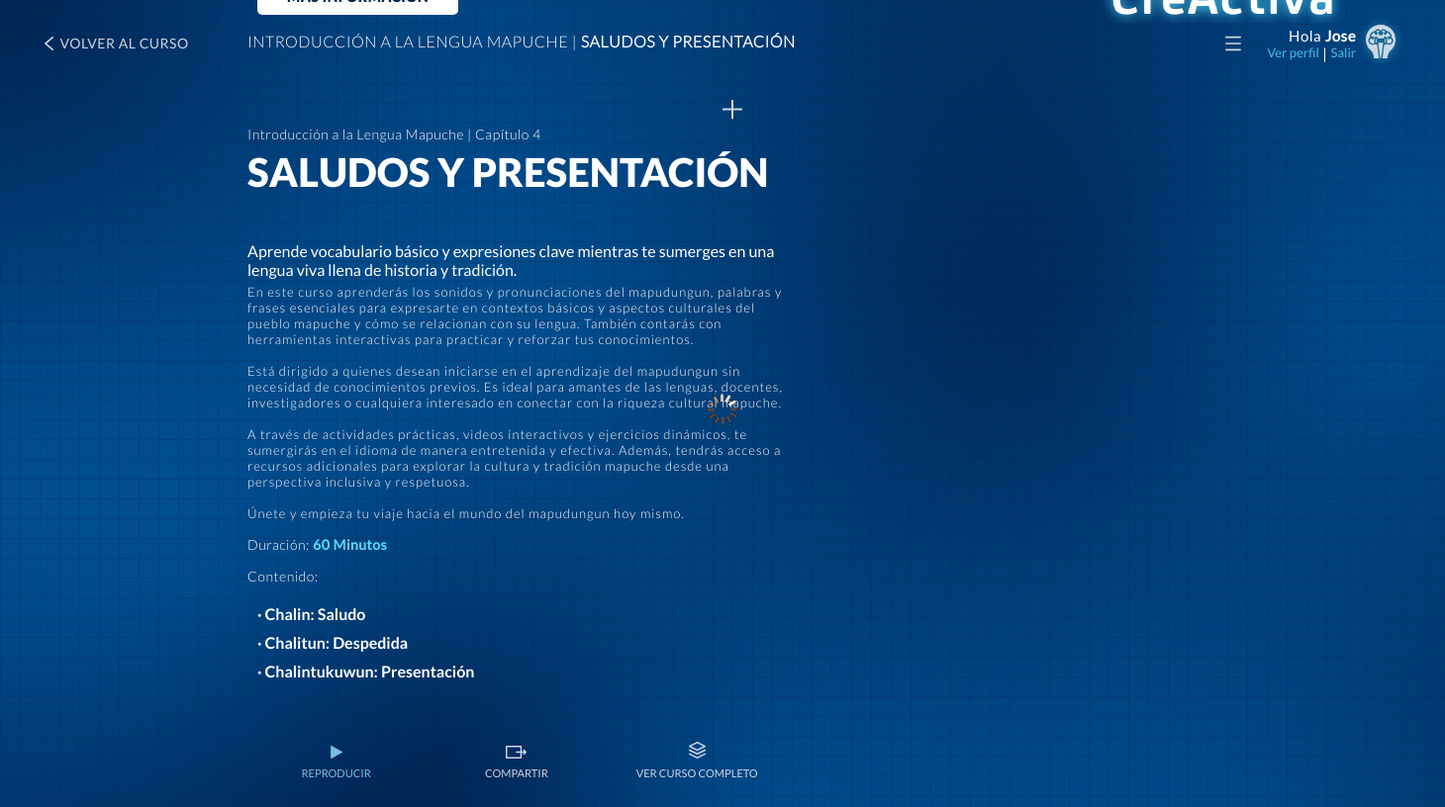
Screenshot of /capitulo/5 (signed in) with the database file from the repository.
### cursos/models.py (models this page shows, shortened)
class Curso(models.Model):
    cur = models.AutoField(primary_key=True, null=False, verbose_name='ID curso')
    nombre = models.CharField(max_length=255, verbose_name='Nombre curso')
    desc_corta= models.CharField(max_length=255, verbose_name='Descripción Corta')
    desc_larga = models.TextField(verbose_name='Descripción Larga')
    imagen_portada = models.CharField(max_length=255, verbose_name='Imagen portada', null=True)
    link_trailer = models.URLField(verbose_name='Link trailer', null=True, max_length=255)
    xml_trailer = models.CharField(verbose_name='Xml trailer', null=True, max_length=255)
    js_trailer = models.CharField(verbose_name='Xml.js trailer', null=True, max_length=255)
    etiquetas = models.ForeignKey(
        Etiqueta,
        on_delete=models.CASCADE,
        related_name='etiquetas',
        verbose_name='Etiqueta'
    )
    idiomas = models.ForeignKey(
        Idioma,
        on_delete=models.CASCADE,
        related_name='idiomas',
        verbose_name='Idioma',
        default=1
    )
    autores = models.ManyToManyField(Autor, verbose_name='Autores', related_name='autores')

class Capitulo(models.Model):
    cap = models.AutoField(primary_key=True, null=False, verbose_name='ID capítulo')
    numero = models.IntegerField(null=True, verbose_name='Número capítulo')
    nombre = models.CharField(max_length=255, verbose_name='Nombre capítulo')
    duracion = models.IntegerField(verbose_name='Duración (minutos)')
    desc_corta= models.CharField(max_length=255, null=True, verbose_name='Descripción Corta')
    descripcion = models.TextField(verbose_name='Descripción')
    num_actividades = models.IntegerField(verbose_name='Número de actividades interactivas')
    link = models.URLField(verbose_name='Link capítulo', max_length=255)
    xml_cap = models.CharField(verbose_name='Link xml', null=True, max_length=255)
    js_cap = models.CharField(verbose_name='Link xml.js', null=True, max_length=255)
    thumbnail = models.CharField(verbose_name='Link thumbnail', null=True, max_length=255)
    first_frame = models.CharField(verbose_name='Link frame preview', null=True, max_length=255)
    contenidos = models.JSONField(default=list, blank=True)
    material = models.ForeignKey(
        MaterialesComplementario,
        blank=True,
        null=True,
        on_delete=models.CASCADE,
        related_name='materiales',
        verbose_name='Materiales complementarios'
    )
    curso = models.ForeignKey(
        Curso,
        on_delete=models.CASCADE,
        related_name='curso',
        verbose_name='Curso',
        null=True
    )

### cursos/views.py (the view, shortened to what this page needs)
# urls.py: path('capitulo/<id>', CapituloView.as_view(), name='capitulo'),
class CapituloView(View):
    def dispatch(self, *args, **kwargs):
        return super().dispatch(*args, **kwargs)
    def get (self, request: HttpRequest, id):
        capitulo = Capitulo.objects.get(pk=id)
        context = {
            'info': {
                'capitulo_nombre': capitulo.nombre,
                'curso_nombre': capitulo.curso.nombre,
                'curso_id': capitulo.curso.cur,
                'desc_corta': capitulo.desc_corta,
                'numero': capitulo.numero,
                'descripcion': capitulo.descripcion,
                'duracion': capitulo.duracion,
                'first_frame': capitulo.first_frame,
                'contenidos': capitulo.contenidos,
                'first_frame': capitulo.first_frame
            },
            'recurso': {}
        }
        if request.user.is_authenticated:
            perfil_object = pedir_perfil(request.user)
            if perfil_object.codigo[0] == '1':
                context['recurso']['js_cap'] = capitulo.js_cap
                context['recurso']['link'] = capitulo.link
                context['recurso']['xml_cap'] = capitulo.xml_cap
                ultima_visualizacion = pedir_ultima_visualizacion(perfil_object, capitulo)
                if ultima_visualizacion != None:
                    context['minuto'] = ultima_visualizacion
                return render(request, 'cursos/reproductor.html', context)
            else:
                context['recurso']['js_trailer'] = capitulo.curso.js_trailer
                context['recurso']['xml_trailer'] = capitulo.curso.xml_trailer
                context['recurso']['link'] = capitulo.curso.link_trailer
                print(context)
                return render(request, 'cursos/trailer.html', context)
        else:
            context['recurso']['js_trailer'] = capitulo.curso.js_trailer
            context['recurso']['xml_trailer'] = capitulo.curso.xml_trailer
            context['recurso']['link'] = capitulo.curso.link_trailer
            return render(request, 'cursos/trailer.html', context)

### cursos/utils.py (called while the page is built)
def pedir_ultima_visualizacion(perfil, cap):
    visualizacion = Visualizacion.objects.filter(perfil=perfil, capitulo=cap).order_by('-fecha').values()
    if len(visualizacion) != 0:
        return visualizacion[0]['minuto']
    else:
        return None

def pedir_perfil(username):
    return Perfil.objects.get(user=username)

### templates/cursos/reproductor.html (shortened to what this page needs)
{% load static %}
<!DOCTYPE html>
<html>
<head>
<link href="{% static '/skins/remix/techsmith-smart-player.min.css' %}" rel="stylesheet" type="text/css" />
<link rel="stylesheet" href="{% static 'css/index.css' %}">
</head>
<body id="body-cap">
<div id="tscVideoContent">
    <img width="32px" height="32px" style="position: absolute; top: 50%; left: 50%; margin: -16px 0 0 -16px"
>
</div>
<button type="button" class="btn-capitulo" name="Play" id="btn-capitulo-out" ><a href="#">MÁS INFORMACIÓN</a></button>
{% include 'snippets/navbar.html' %}
{% include 'snippets/header_volver.html' %}
<div id="cap-banner-top">
    <h3>{{ info.curso_nombre }} | <b>{{ info.capitulo_nombre }}</b></h3>
</div>
<button id="mas-info-cap" class="brillover" ><img src="{% static 'icon/mas.svg' %}" alt="Más información" data-cy="video-click-to-play"></button>
<article id="info-cap-full">
    <section>
        <aside id="info-cap-info">
            <h6>{{ info.curso_nombre }} | Capítulo {{ info.numero }}</h6>
            <h8>{{ info.capitulo_nombre }}</h8>
            <h4>{{ info.desc_corta }}</h4>
            <p>{{ info.descripcion | linebreaksbr }}</p>
            <h6>Duración: <b>{{ info.duracion }} Minutos</b></h6>
            <h6>Contenido:</h6>
            <ul class="cap-lista bloques">
                {% for contenido in info.contenidos %}
                <li>· {{contenido}}</li>
                {% endfor %}
            </ul>
            <nav class="botones-cap">
                <a id="cap-reproducir"><button><img src="{% static 'icon/play.svg' %}" alt="Reproducir"><h1>REPRODUCIR</h1></button></a>
                <a><button id="btn-compartir"><img src="{% static 'icon/share.svg' %}" alt="Compartir"><h1>COMPARTIR</h1></button></a>
                <a href="{% url 'curso' info.curso_id %}"><button><img  class="img-x2"  src="{% static 'icon/capitulos.svg' %}" alt="Ver Curso Completo"><h1>VER CURSO COMPLETO</h1></button></a>
            </nav>
        </aside>
    </section>
</article>
</body>
</html>

### templates/snippets/navbar.html (shortened to what this page needs)
{% load static %}
<nav class="main-nav">
    {% if user.is_authenticated %}
    <div >
        <button id="amp_on"><img id="amp_off" src="{% static 'icon/amp_on.svg' %}" alt=""></button>
        <div id="btn-perfil">
                <h6>&nbsp&nbsp Hola <b>{{ user.first_name }}</b></h6>
        <form class="form-logout" action="{% url 'logout' %}" method="post">
            <button id="deslogin" type="submit">Salir</button>
        </form>
        <h6>&nbsp|&nbsp</h6>
        <button id="verperfil">
            <p><a href="{% url 'perfil' %}">Ver perfil</a></p>
        </button>
        </div>
    </div>
    {% else %}
        <a id="iniciarsesion" class="link-nav" href="{% url 'login' %}"><h6>INICIA SESIÓN</h6><img id="amp_off" src="{% static 'icon/amp_off.svg' %}" alt=""></a>
    {% endif %}
    <button id="btn-menu">
    </button>
</nav>

### static/css/index.css (style rules this page uses)
html, body, h1, h2, dl, h3, h4, h5, h6, p, ol, ul, button, pre, code, address, variable, fieldset, blockquote { padding: 0; margin: 0; font-weight: normal; font-family:'latoregular', sans-serif; -webkit-tap-highlight-color: rgba(255, 255, 255, 0); color:#fff; user-select:none; }
body { padding: 0; margin: 0; height:100%; background-color: #00224a; overflow-y: scroll; }
a { color: inherit; text-decoration: inherit; }
button { background-color: Transparent; background-repeat:no-repeat; border: none; cursor:pointer; }
::placeholder { opacity: 1; transition: opacity .3s; }
h1 { color:#fff; text-align: center; }
h6 { font-size: 14px; letter-spacing: .5px; font-family: latoregular; }
h8 { font-size:40px; font-family: latoblack; text-transform: uppercase; line-height: 40px; }
p { font-size: 13px; }
::placeholder { color: rgba(256, 256, 256, 0.8); }
.form-logout { top: 0px; }
.main-nav { position: fixed; right: 50px; z-index: 3; top:25px; display: inline-block; }
.main-nav div { z-index: 1; text-align: right; float:right; }
.main-nav div p { text-align: right; }
#amp_off { float:right; width: 30px; }
.main-nav a { float: right; }
.main-nav button { float: right; }
#btn-menu { padding: 19px; margin: 0px 10px 0px 0px; width: 18px; height: 18px; background-position: 50% 50%; background-size: 16px 16px; transition: all 0.3s ease-in-out; opacity: .8; background-image: url(../icon/menu.svg); }
#btn-perfil { float:right; display: inline-block; padding:2px 10px 0px 0px; min-width:95px; }
#btn-perfil h6 { float: right; opacity: 1; font-size:15px; }
#verperfil { transition: all 0.1s ease-in-out; opacity: .8; }
#verperfil p { color:#57DEFF; }
#deslogin { opacity: .8; transition: all 0.1s ease-in-out; font-size:13px; color:#57DEFF; }
#amp_on { transition: all 0.1s ease-in-out; opacity: .8; -webkit-filter: drop-shadow( 0px 0px 5px rgba(123, 255, 248, .5)); filter: drop-shadow( 0px 0px 5px rgba(123, 255, 248, .5)); }
.brillover { -webkit-transition: opacity .3s; }
#mas-info-cap { position: absolute; left:50%; translate: 0% -50%; opacity: 0.8; transition: all .5s; }
#mas-info img, #mas-info-cap img { height:20px; position: relative; }
#tscVideoContent { width: 100%; height:calc(100% - 145px); margin-top:75px; }
.btn-capitulo { position: relative; background-color: #fff; font-size: 14px; border: none; font-family: latoblack; color: #00224a; padding: 10px 30px 10px 30px; border-radius: 5px; left: 260px; z-index: 1; bottom: 97px; letter-spacing: .5px; opacity: 1; -webkit-transition: all .2s, bottom .75s; }
#btn-capitulo-out { opacity:1; }
#cap-banner-top { position: absolute; width:100%; height:80px; z-index: 1; box-sizing: border-box; padding: 32px 0px 0px 250px; top:0px; pointer-events: none; opacity: 1; -webkit-transition: all .3s; }
#cap-banner-top h3 { position: absolute; width:100%; height:80px; z-index: -1; box-sizing: border-box; font-size:16px; font-family: latolight; text-transform: uppercase; letter-spacing: .5px; }
#info-cap-full { width:1000px; margin: 0 auto; pointer-events: none; -webkit-transition: all .2s, bottom .75s; left: 0px; position:relative; height:110%; }
#info-cap-full section { position: relative; margin:0 auto; height: 100%; display: table; pointer-events: none; }
#info-cap-info { position: relative; width: 60%; display: inline-block; overflow: hidden; pointer-events: inherit; padding:0px 20px 35px 20px; box-sizing: border-box; }
#info-cap-info h4 { margin-bottom:3px; }
#info-cap-info h4 { margin-top:50px; }
#info-cap-info p { margin-top:5px; font-family: latolight; letter-spacing: 1px; }
#info-cap-info h6 { margin-top:15px; font-family: latolight; margin-bottom:10px; }
#info-cap-info h6 b { font-family: latoregular; color:#57DEFF; }
.cap-lista { list-style: none; }
.bloques { padding:5px 0px 0px 5px; }
.bloques li { font-family: latobold; padding:5px; }
.botones-cap { width:100%; margin-top:25px; }
.botones-cap a { -webkit-transition: all .25s; pointer-events: all; opacity: 0.8; }
.botones-cap button { width:32%; }
.botones-cap img { height:13px; display: inline-block; margin-bottom:5px; }
#cap-reproducir h1 { color:#99e4ff; }
img.img-x2 { height:17px; }

### rows the page displays
Curso: curso_nombre "Introducción a la Lengua Mapuche"
Capitulo: capitulo_nombre "SALUDOS Y PRESENTACIÓN", desc_corta "Aprende vocabulario básico y expresiones clave mientras te sumerges en una lengua viva llena de historia y tradición.", descripcion "En este curso aprenderás los sonidos y pronunciaciones del mapudungun, palabras y frases esenciales para expresarte en contextos básicos y aspectos culturales del pueblo mapuche y cómo se relacionan con su lengua. También contarás con herramientas interactivas para practicar y reforzar tus conocimientos. Está dirigido a quienes desean iniciarse en el aprendizaje del mapudungun sin necesidad de conocimientos previos. Es ideal para amantes de las lenguas, docentes, investigadores o cualquiera interesado en conectar con la riqueza cultural mapuche. A través de actividades prácticas, videos interactivos y ejercicios dinámicos, te sumergirás en el idioma de manera entretenida y efectiva. Además,…"

### other values shown
{{ user.first_name }} "Jose"
{{ info.numero }} "4"
{{ info.duracion }} "60"
{{ contenido }} "Chalin: Saludo" "Chalitun: Despedida" "Chalintukuwun: Presentación"
